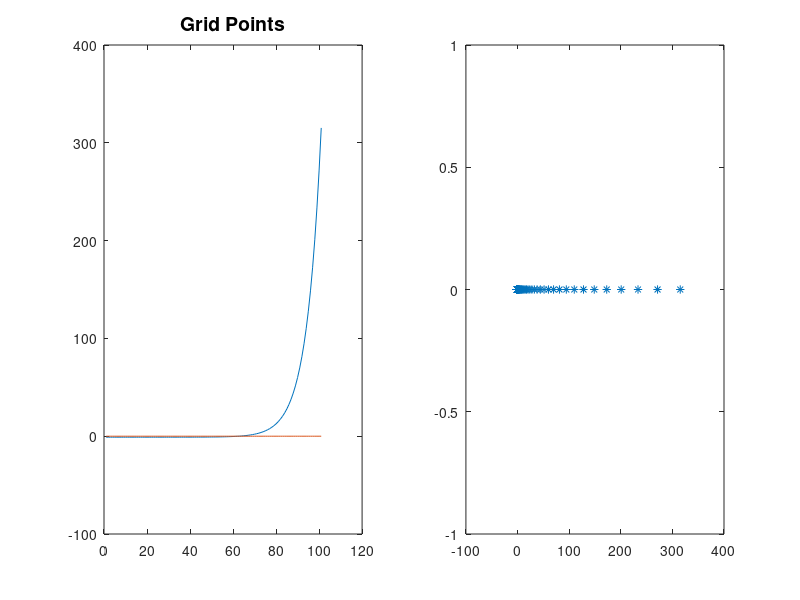

The MATLAB source for this figure: (Note: this script raises an error after producing the figure.)
%%  Preferences
param.bet      = 0.9805;     % discount factor
param.sig      = 1.5;       % intertemporal elas. substitution
%%  Phillips curve
param.kap    = 0.01; 

%%  Income Shocks 
param.z_g = [0.492297350129250	1	2.03129267248230]'; % z-grid
param.N_z = size(param.z_g,1);                          % size of z-grid 
param.P_z  = [0.965954808900000	0.0337503822000000	0.000294808900000001
    0.0168751911000000	0.966249617800000	0.0168751911000000
    0.000294808900000001	0.0337503822000000	0.965954808900000]; % z-transition matrix

param.Dzb = param.P_z'^100000;
param.Dzb = param.Dzb(:,1);                             % stationary D_z
param.z_g = param.z_g./(param.z_g'*param.Dzb);          % adjust for average = 1


%% Supply of Assets
param.bbb       = 1;    % Bss/Yss 25 of yearly GDP (3 times quarterly GDP)

%%  Assets
param.a_b = -1;  
param.amax   = (2.5);                               % exp of that
param.N_a = 101;                                    % size of a-grid
param.a_g = logspace(-4,param.amax,param.N_a)';     % create log-spaced a-grid
param.a_g = param.a_g-min(param.a_g)+param.a_b;     % shift for borrowing constraint
[~,idx] = min(abs(param.a_g));                      % Re set a value to be equal to 0
param.a_g(idx) = 0;
clear idx

figure;
subplot(1,2,1); plot(1:param.N_a,param.a_g,1:param.N_a,zeros(1,param.N_a))
title('Grid Points','Fontsize',14)
subplot(1,2,2); plot(param.a_g,zeros(param.N_a,1),'*'); xline(0)
title('Grid Spacing','Fontsize',14)
close

%%  Monetary policy
param.php   = 1.5;                  % monetary policy reaction
param.phy   = 0.125;                % monetary policy reaction
param.phr   = 0;                    % monetary policy reaction
param.SPi   = 1.02^0.25;            % steady state inflation

%%  Aggregate params
param.nX    = 6;                    % number of aggregate variables
param.TTT   = 300;                  % T truncation

%%  Algorithm Tolerance
config.tolss    = 1e-10;            % precise
config.hightol	= 1e-12;             
config.tolV	    = 1e-12;            % precise
